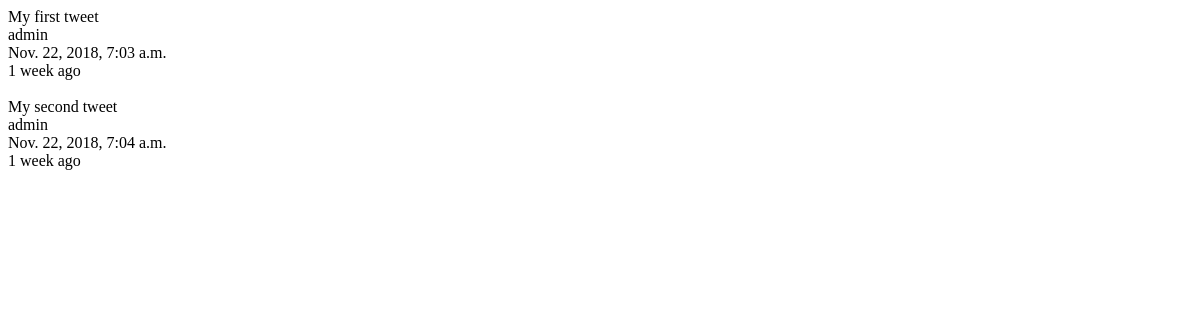
The app's page /tweet/, older data.
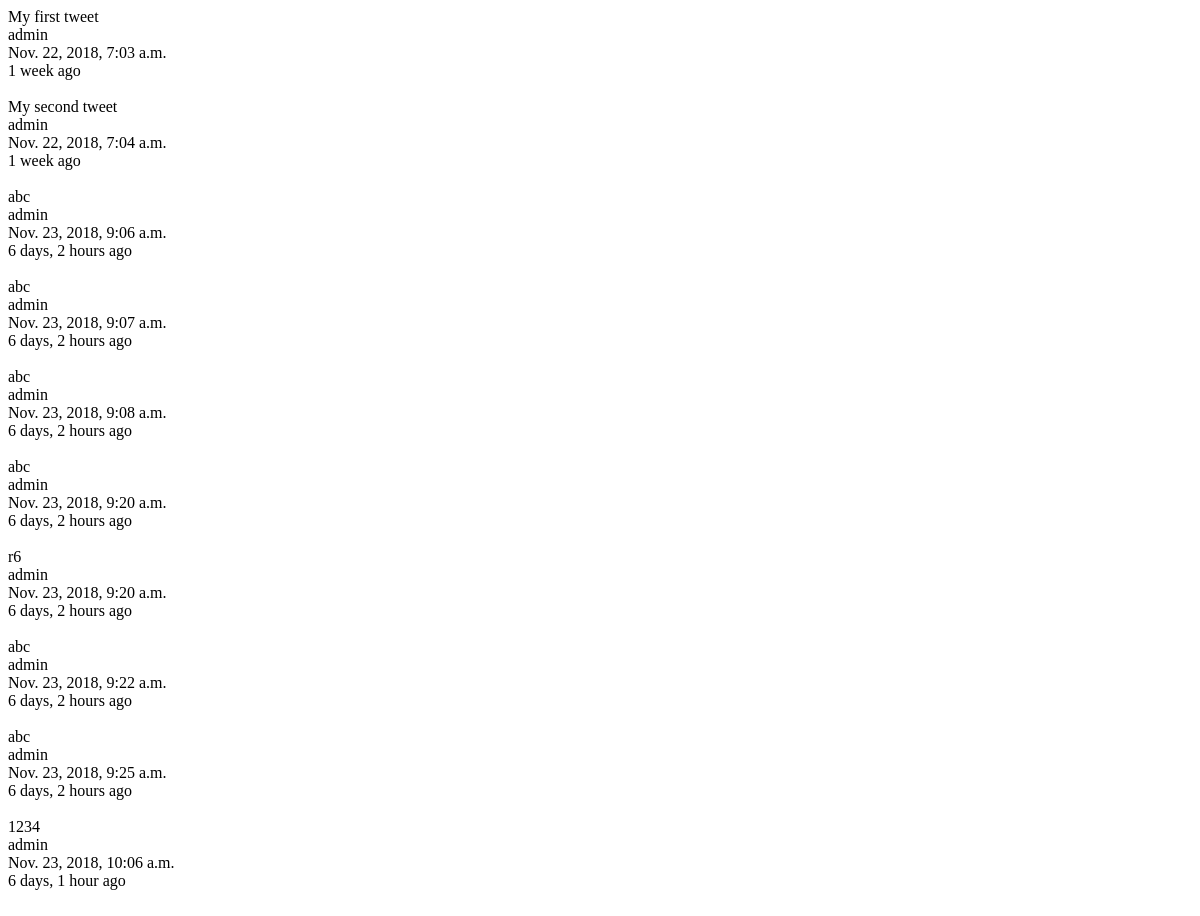
The same page, newer data.
### tweets/models.py (models this page shows, shortened)
class Tweet(models.Model):
    user = models.ForeignKey(settings.AUTH_USER_MODEL)
    content = models.CharField(max_length=150,validators=[validate_content])
    updated_at = models.DateTimeField(auto_now=True)
    created_at = models.DateTimeField(auto_now_add=True)

### tweets/views.py (the view)
class TweetListView(ListView):
    template_name = 'tweets/list_view.html'
    queryset = Tweet.objects.all()
    def get_context_data(self,*args,**kwargs):
        context = super(TweetListView,self).get_context_data(*args,**kwargs)
        return context

### tweets/templates/tweets/list_view.html (shortened to what this page needs)
{% for object in object_list %}
    {{ object.content }} </br>
    {{ object.user }}  </br>
    {{ object.updated_at }}  </br>
    {{ object.created_at| timesince }}  ago
{% endfor %}

Row changes from the older to the newer data that the page shows:
added Tweet: content "abc", user "admin", updated_at "Nov. 23, 2018, 9:06 a.m.", created_at "6 days, 2 hours"
added Tweet: content "abc", user "admin", updated_at "Nov. 23, 2018, 9:07 a.m.", created_at "6 days, 2 hours"
added Tweet: content "abc", user "admin", updated_at "Nov. 23, 2018, 9:08 a.m.", created_at "6 days, 2 hours"
added Tweet: content "abc", user "admin", updated_at "Nov. 23, 2018, 9:20 a.m.", created_at "6 days, 2 hours"
added Tweet: content "r6", user "admin", updated_at "Nov. 23, 2018, 9:20 a.m.", created_at "6 days, 2 hours"
added Tweet: content "abc", user "admin", updated_at "Nov. 23, 2018, 9:22 a.m.", created_at "6 days, 2 hours"
added Tweet: content "abc", user "admin", updated_at "Nov. 23, 2018, 9:25 a.m.", created_at "6 days, 2 hours"
added Tweet: content "1234", user "admin", updated_at "Nov. 23, 2018, 10:06 a.m.", created_at "6 days, 1 hour"
